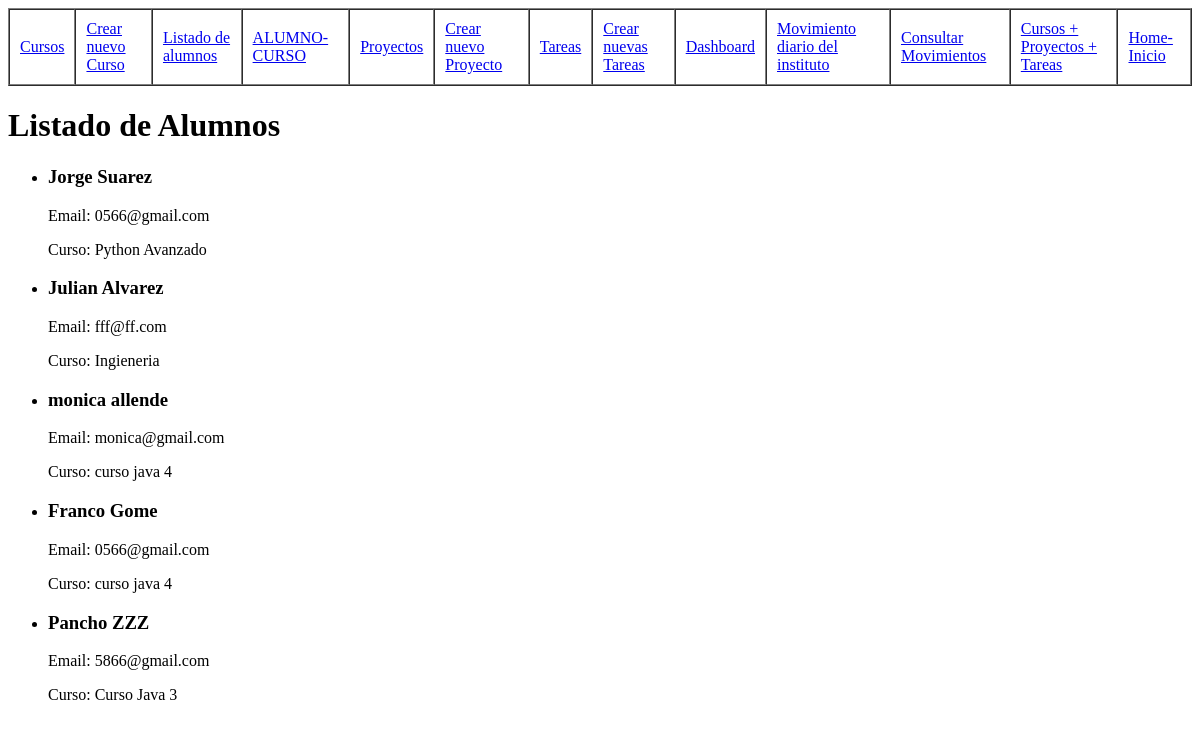
/alumnos/, run on an earlier commit of the app's database.
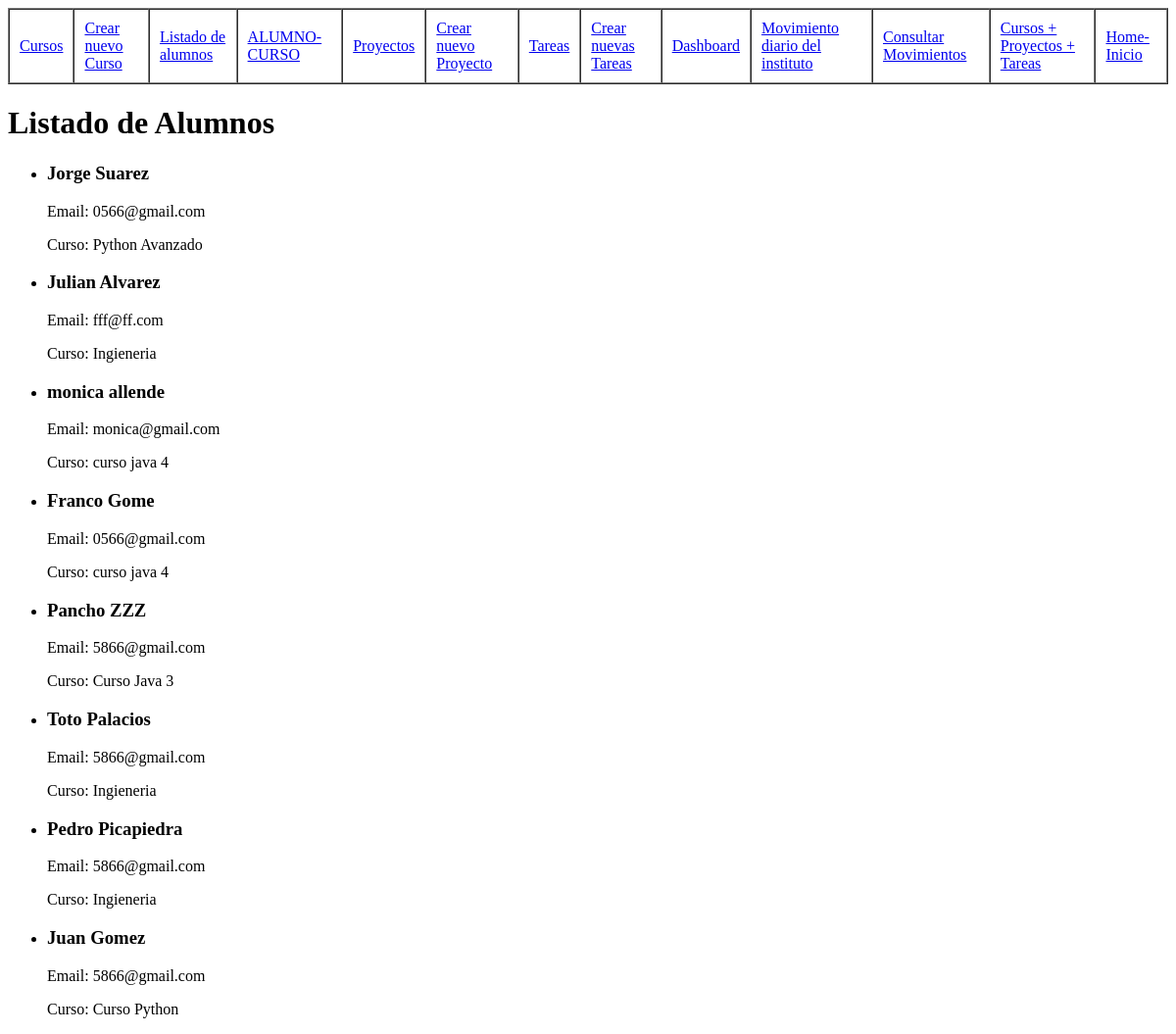
And on a later commit of the database.
### miapp/models.py (models this page shows, shortened)
class ClienteAlumno(models.Model):
    nombres = models.CharField(max_length=255)
    apellido = models.CharField(max_length=255)
    dni = models.IntegerField()
    direccion = models.CharField(max_length=255)
    localidad = models.CharField(max_length=255)
    telefono = models.CharField(max_length=20)
    email = models.EmailField(max_length=255)
    profesion = models.CharField(max_length=255)
    estudiante = models.BooleanField()
    curso = models.ForeignKey('Course', on_delete=models.CASCADE, null=True, blank=True)

class Course(models.Model):
    name = models.CharField(max_length=100)
    description = models.TextField()
    done = models.BooleanField(default=False)

### miapp/views.py (the view)
# urls.py: path('alumnos/', views.alumnos),
def alumnos(request):
    title = 'Listado de Alumnos'
    alumnos = ClienteAlumno.objects.all()
    return render(request, 'alumno/alumnos.html', {
        'title': title,
        'alumnos': alumnos
    })

### miapp/templates/alumno/alumnos.html
{% extends 'layout/menu.html' %}
{% block content %}
    <h1>Listado de Alumnos</h1>
    <ul>
        {% for alumno in alumnos %}
            <li>
                <h3>{{ alumno.nombres }} {{ alumno.apellido }}</h3>
                <p>Email: {{ alumno.email }}</p>
                <p>Curso: {{ alumno.curso.name }}</p>
            </li>
        {% empty %}
            <p>No hay alumnos registrados.</p>
        {% endfor %}
    </ul>
{% endblock %}

What changed in the data, as far as the page shows it:
added ClienteAlumno: nombres "Toto", apellido "Palacios", email "5866@gmail.com", curso.name "Ingieneria"
added ClienteAlumno: nombres "Pedro", apellido "Picapiedra", email "5866@gmail.com", curso.name "Ingieneria"
added ClienteAlumno: nombres "Juan", apellido "Gomez", email "5866@gmail.com", curso.name "Curso Python"
